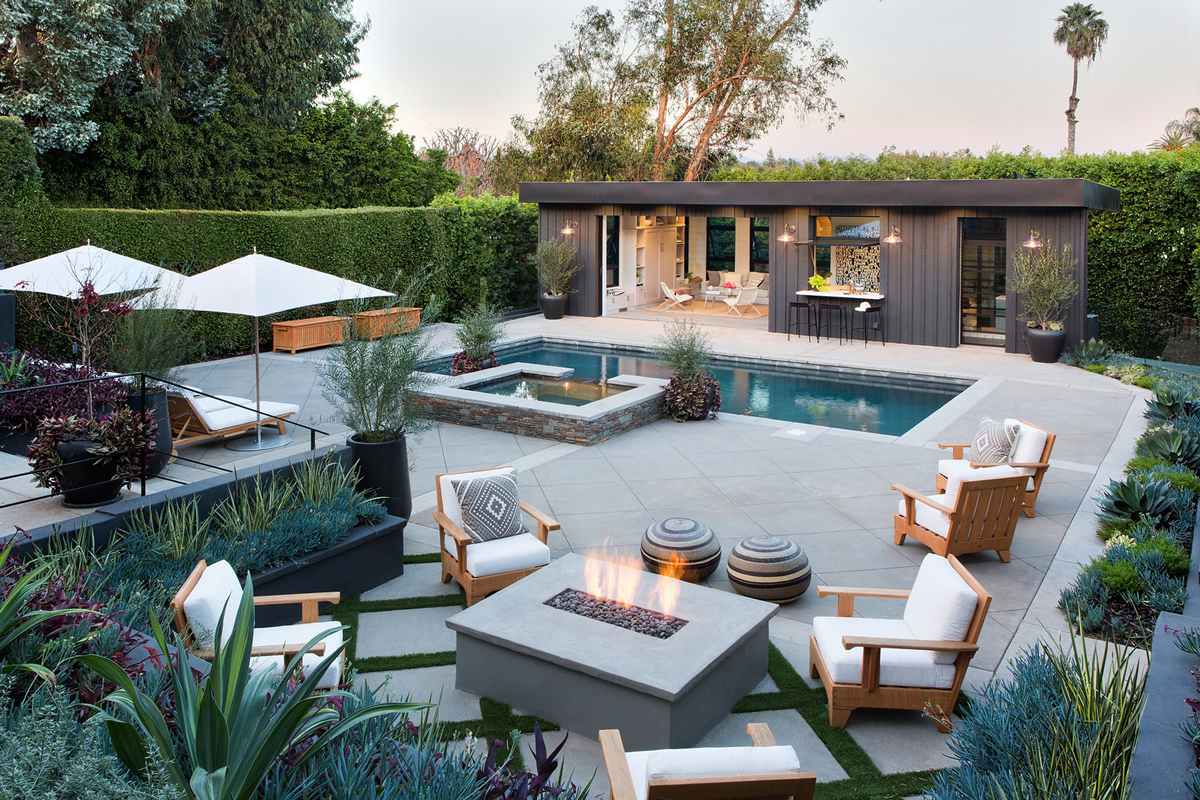
#> input picture image_processing/input_images/backyard.jpg, 1200 x 800 px; its folder holds only this picture in this run
$ python patch_image.py
#> lines starting #> are read from the running program, lines starting #| are printed output that depends on the picture
import cv2
import os

# splits every image in the input_images folder into patches
# since there is no preprocessing, forcing a specific input image size the
# patches are not all the same size

# Input and output directory paths
input_directory = 'input_images'
output_directory = 'output_patches'

# Create the output directory if it doesn't exist
if not os.path.exists(output_directory):
    os.makedirs(output_directory)

# Patch (width, height) in pixels
patch_size = (256, 256)

# Iterate through all image files in the input directory
for filename in os.listdir(input_directory):
    if filename.endswith(".jpg"):
        # Load the image from the input_images folder
        image_path = os.path.join(input_directory, filename)
        image = cv2.imread(image_path)
#> image is the input picture: shape (800, 1200, 3); mean B, G, R 116.1, 121.3, 114.9

        # Extract the image name without the file extension
        image_name = os.path.splitext(filename)[0]

        # Create a folder for the current image
        image_folder = os.path.join(output_directory, image_name)
        if not os.path.exists(image_folder):
            os.makedirs(image_folder)

        # Counter to number the patches sequentially
        patch_counter = 1

        # Extract patches from the image
        for y in range(0, image.shape[0], patch_size[1]):
            for x in range(0, image.shape[1], patch_size[0]):
                patch = image[y:y+patch_size[1], x:x+patch_size[0]]
                patch_filename = os.path.join(image_folder, f'patch_{patch_counter}.jpg')
                cv2.imwrite(patch_filename, patch)
                patch_counter += 1
#> this loop made 4 passes
#> pass 1, `cv2.imwrite(patch_filename, patch)`:
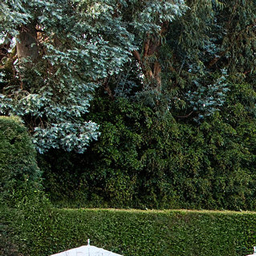
#> saved as patch_1.jpg: shape (256, 256, 3); mean B, G, R 44.3, 62.9, 51.6
#> pass 1, `cv2.imwrite(patch_filename, patch)`:
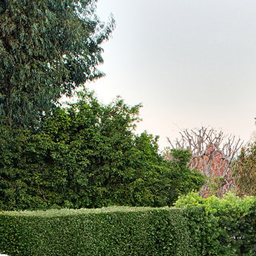
#> saved as patch_2.jpg: shape (256, 256, 3); mean B, G, R 110, 132.4, 123.6
#> pass 1, `cv2.imwrite(patch_filename, patch)`:
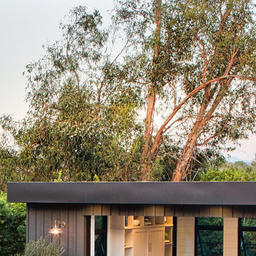
#> saved as patch_3.jpg: shape (256, 256, 3); mean B, G, R 113.3, 132.7, 142.8
#> pass 1, `cv2.imwrite(patch_filename, patch)`:
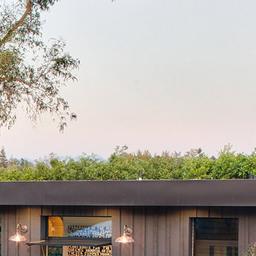
#> saved as patch_4.jpg: shape (256, 256, 3); mean B, G, R 159.8, 168.4, 174.2
#> after the loop, patch_counter = 21

$ run again, on image_processing/input_images/crowd.jpg
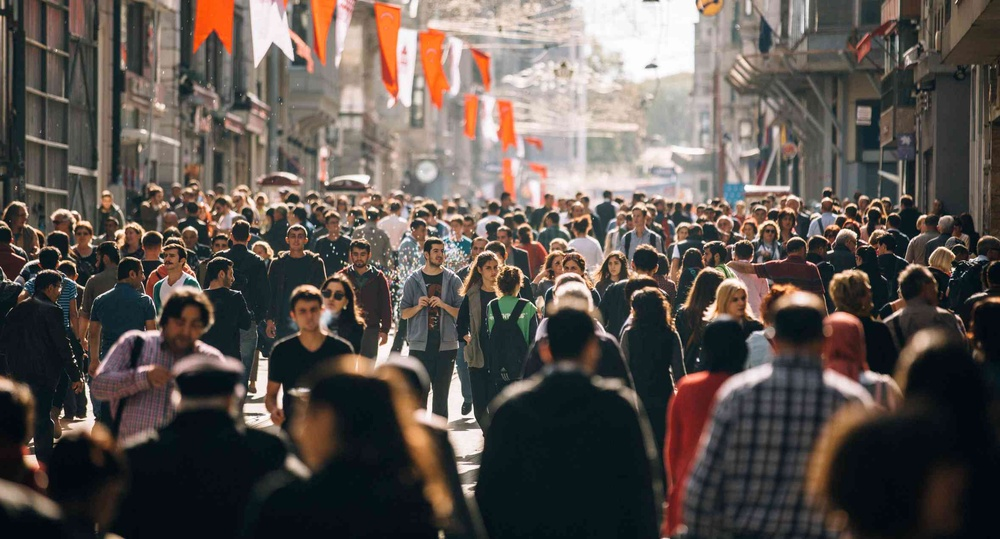
#> input picture image_processing/input_images/crowd.jpg, 1000 x 539 px, shrunk from 2359 x 1271 before the run
#> image is the input picture: shape (539, 1000, 3); mean B, G, R 78.8, 83.9, 92.4
#> the loop `for y in range(0, image.shape[0], patch_size[1]):` made 3 passes
#> pass 1, `cv2.imwrite(patch_filename, patch)`:
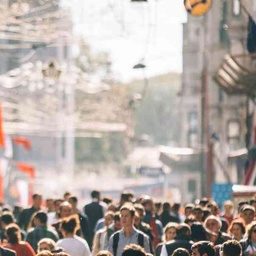
#> saved as patch_3.jpg: shape (256, 256, 3); mean B, G, R 164.7, 170.3, 180.6
#> pass 1, `cv2.imwrite(patch_filename, patch)`:
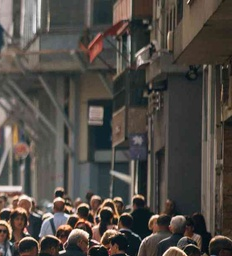
#> saved as patch_4.jpg: shape (256, 232, 3); mean B, G, R 70.1, 75.6, 81.1
#> after the loop `for y in range(0, image.shape[0], patch_size[1]):`: patch_counter = 13

$ run again, on image_processing/input_images/desert.jpg
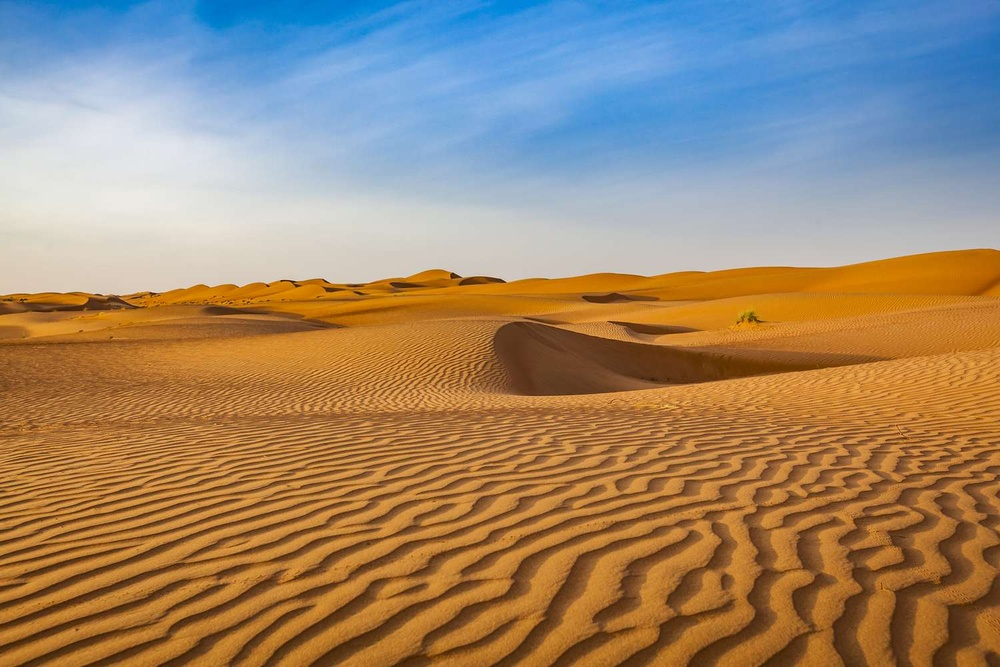
#> input picture image_processing/input_images/desert.jpg, 1000 x 667 px, shrunk from 1500 x 1000 before the run
#> image is the input picture: shape (667, 1000, 3); mean B, G, R 111.3, 135.4, 156.5
#> the loop `for y in range(0, image.shape[0], patch_size[1]):` made 3 passes
#> pass 1, `cv2.imwrite(patch_filename, patch)`:
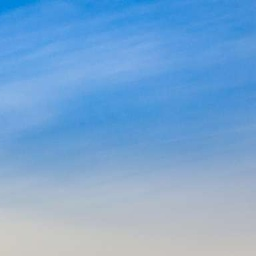
#> saved as patch_3.jpg: shape (256, 256, 3); mean B, G, R 211.3, 166.9, 121.2
#> pass 1, `cv2.imwrite(patch_filename, patch)`:
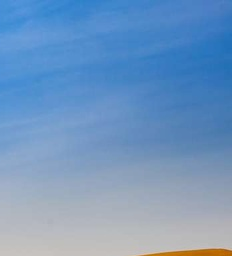
#> saved as patch_4.jpg: shape (256, 232, 3); mean B, G, R 192.6, 151.2, 113.7
#> after the loop `for y in range(0, image.shape[0], patch_size[1]):`: patch_counter = 13

$ run again, on image_processing/input_images/landscape.jpg
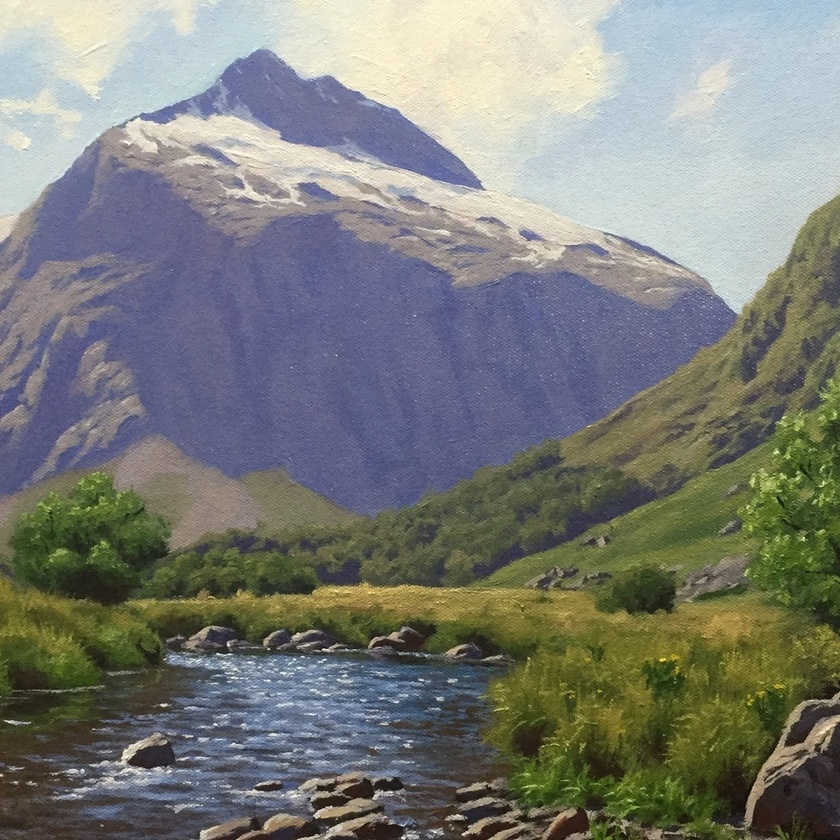
#> input picture image_processing/input_images/landscape.jpg, 840 x 840 px, shrunk from 1536 x 1536 before the run
#> image is the input picture: shape (840, 840, 3); mean B, G, R 120.6, 125.7, 123.5
#> the loop `for y in range(0, image.shape[0], patch_size[1]):` made 4 passes
#> pass 1, `cv2.imwrite(patch_filename, patch)`:
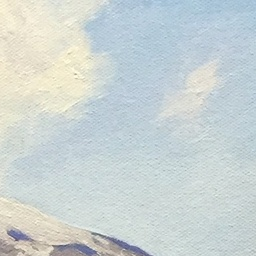
#> saved as patch_3.jpg: shape (256, 256, 3); mean B, G, R 211.6, 212, 202.8
#> pass 1, `cv2.imwrite(patch_filename, patch)`:
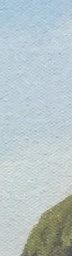
#> saved as patch_4.jpg: shape (256, 72, 3); mean B, G, R 199.5, 196.9, 183.2
#> after the loop `for y in range(0, image.shape[0], patch_size[1]):`: patch_counter = 17

$ run again, on image_processing/input_images/boulder.jpg
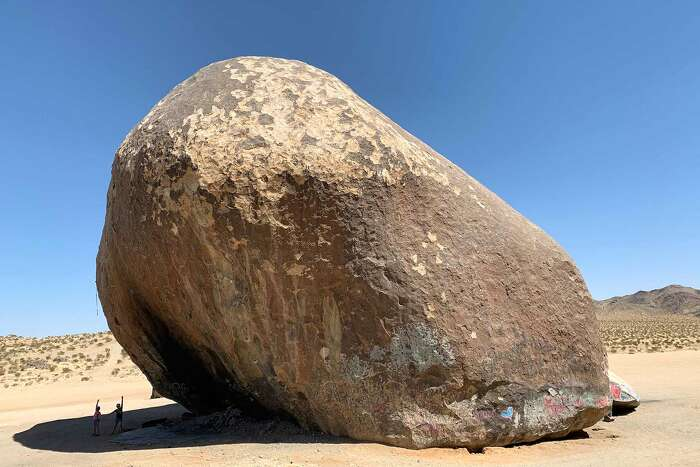
#> input picture image_processing/input_images/boulder.jpg, 700 x 467 px
#> image is the input picture: shape (467, 700, 3); mean B, G, R 143.8, 134.7, 128.5
#> the loop `for y in range(0, image.shape[0], patch_size[1]):` made 2 passes
#> pass 2, `cv2.imwrite(patch_filename, patch)`:
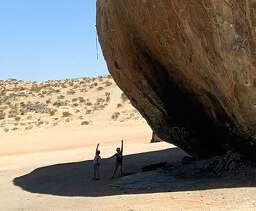
#> saved as patch_4.jpg: shape (211, 256, 3); mean B, G, R 109.2, 119.7, 127
#> after the loop `for y in range(0, image.shape[0], patch_size[1]):`: patch_counter = 7
